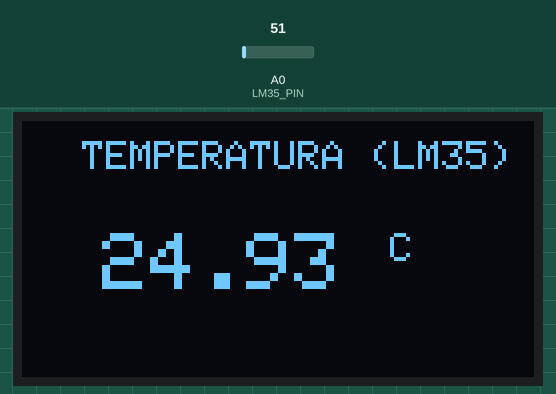
Simulated run of this sketch. Board: Arduino Uno, built with avr-gcc and run on an emulated ATmega328P. On the bench: 128×64 one-colour display. The test bench sets the inputs (shaded band); at power-on: A0 (LM35_PIN) = 51. What the sketch prints to the serial monitor is not drawn.

Above: at 1.4 s.
1.5 s: A0 (LM35_PIN) set to 61
At 2.8 s:
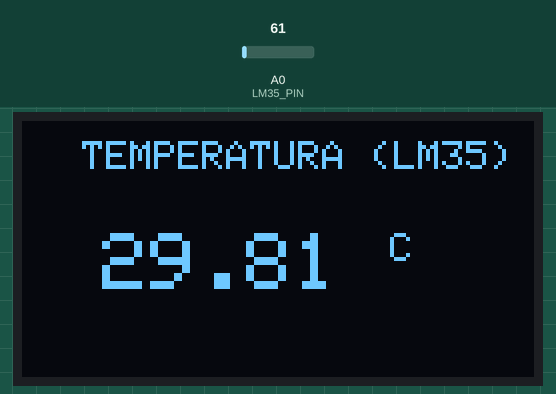
3.8 s: A0 (LM35_PIN) set to 71
At 5.4 s:
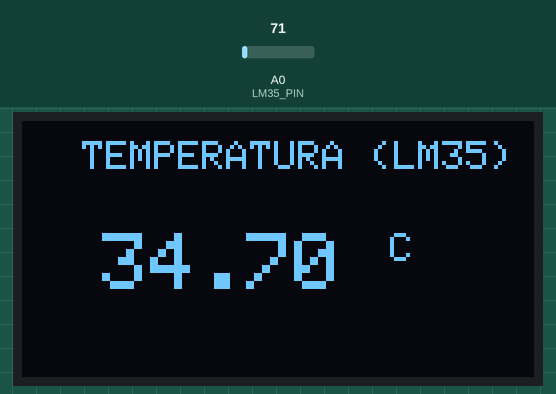
5.9 s: A0 (LM35_PIN) set to 86
At 7.9 s:
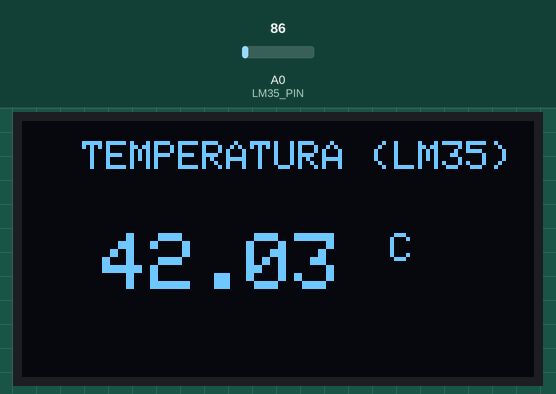
Timing chart, 0 to 9.4 s (numbered marks = the images above; inputs shaded):
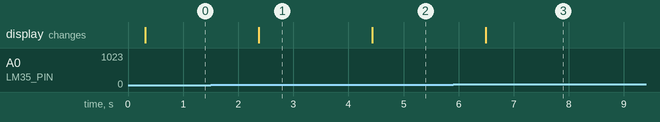

Measured:
- after the input at 1.5 s, the display: changes after 0.87 s (image 1)
- after the input at 3.8 s, the display: changes after 0.63 s (image 2)
- after the input at 5.9 s, the display: changes after 0.59 s (image 3)

The sketch:

temperatura.ino
```cpp
#include <Wire.h>
#include <Adafruit_GFX.h>
#include <Adafruit_SH110X.h>

#define i2c_Address 0x3C
#define SCREEN_WIDTH 128
#define SCREEN_HEIGHT 64
#define OLED_RESET -1

Adafruit_SH1106G display(SCREEN_WIDTH, SCREEN_HEIGHT, &Wire, OLED_RESET);

#define LM35_PIN A0

void setup() {
  Serial.begin(9600);
  Wire.begin();

  delay(250);

  // Inicializar pantalla OLED
  if (!display.begin(i2c_Address, true)) {
    Serial.println("ERROR: OLED no encontrada");
    while (1);
  }

  Serial.println("OLED y LM35 funcionando correctamente");
}

void loop() {
  // Valor
  int lecturaActual = analogRead(LM35_PIN);

  // Caculo de la temperatura
  float temperatura = (lecturaActual * 5.0 / 1023.0) * 100.0;

  Serial.print("Temperatura: ");
  Serial.print(temperatura, 1);
  Serial.println(" °C");

  display.clearDisplay();
  display.setTextColor(SH110X_WHITE);

  // Encabezado
  display.setTextSize(1);
  display.setCursor(15, 5);
  display.println("TEMPERATURA (LM35)");

  // valor de la temperatura
  display.setTextSize(2);
  display.setCursor(20, 28);
  display.print(temperatura, 2);
  display.print(" ");
  display.setTextSize(1);
  display.println("C");

  // Actualizar pantalla
  display.display();
  delay(1000);
}
```
